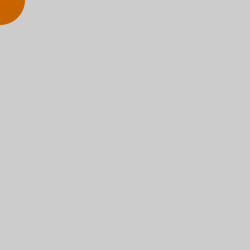
Frame 1 (no input)
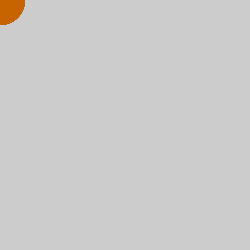
Frame 60 (the mouse pressed at the canvas centre just before this capture)
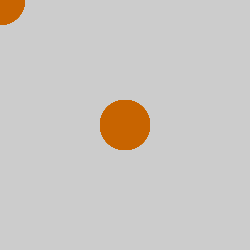
Frame 120 (the mouse held since frame 60 and released just before this capture)

The Processing sketch that drew these frames (run headless with seeded random() and noise(); from frame 60 on, the mouse is pressed at the canvas centre):

// Processing sketch: processing_172822
// ── processing_172822.pde

void setup(){
size(250,250);//resize the screen
}

void   draw (){
      fill (200,100,0);
      noStroke() ;
     ellipse (mouseX, mouseY, 50, 50) ;
     }
